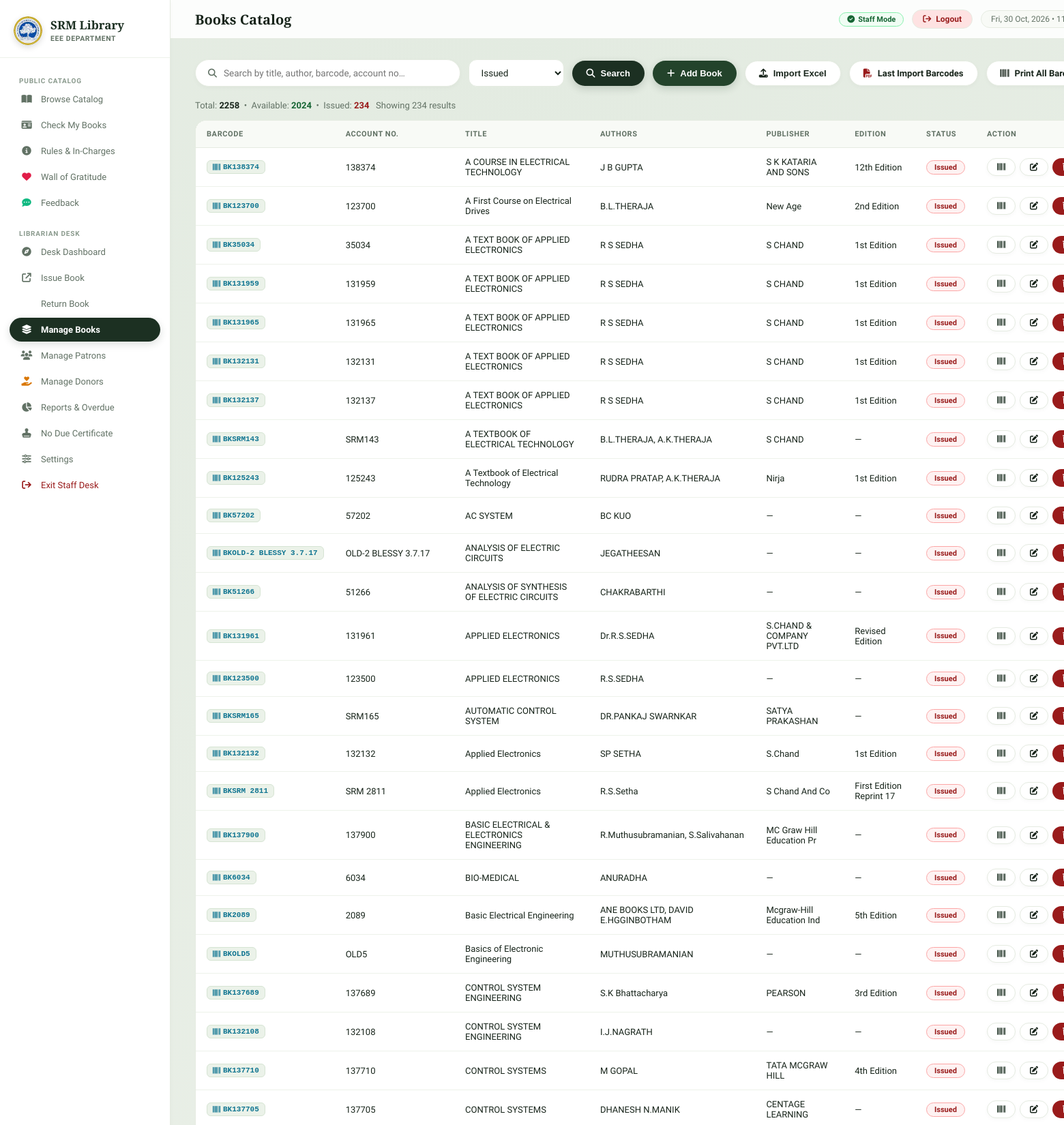
The app's page /books?status=issued (signed in, upper part) with its own data.
### tables this page shows
CREATE TABLE books (
            id INTEGER PRIMARY KEY AUTOINCREMENT,
            barcode TEXT UNIQUE NOT NULL,
            account_number TEXT,
            title TEXT NOT NULL,
            publisher TEXT,
            authors TEXT,
            edition TEXT,
            status TEXT DEFAULT 'available',
            added_date TEXT DEFAULT (datetime('now','localtime'))
        );

### webapp/app.py (the view)
@app.route("/books")
def books_page():
    if not require_staff():
        return redirect(url_for("staff_login", next=request.path))
    q = request.args.get("q", "")
    status = request.args.get("status", "")
    books = search_books(q, status if status else None)
    counts = count_books()
    return render_template("books.html", books=books, counts=counts, q=q, status=status)

### library_app/database.py (called while the page is built)
def get_connection():
    conn = sqlite3.connect(DB_PATH)
    conn.row_factory = sqlite3.Row
    conn.execute("PRAGMA journal_mode=WAL")
    conn.execute("PRAGMA foreign_keys=ON")
    return conn

def get_setting(key, default=None):
    conn = get_connection()
    row = conn.execute("SELECT value FROM settings WHERE key=?", (key,)).fetchone()
    conn.close()
    val = row["value"] if row else None
    if val is not None and str(val).strip():
        return str(val).strip()
    env_key = key.upper()
    env_val = os.environ.get(env_key)
    if env_val is not None and str(env_val).strip():
        return str(env_val).strip()
    return str(val).strip() if (val is not None and str(val).strip()) else default

def get_all_settings():
    conn = get_connection()
    rows = conn.execute("SELECT key, value FROM settings").fetchall()
    conn.close()
    res = {r["key"]: r["value"] for r in rows}
    for k in ["brevo_api_key", "brevo_sender_email", "email_reply_to", "email_user", "email_password", "email_host", "email_port", "email_from", "staff_pin", "library_name"]:
        if not res.get(k) and os.environ.get(k.upper()):
            res[k] = os.environ.get(k.upper())
    return res

def ordinal(n):
    if 11 <= (n % 100) <= 13:
        suffix = 'th'
    else:
        suffix = {1: 'st', 2: 'nd', 3: 'rd'}.get(n % 10, 'th')
    return f"{n}{suffix}"

def _format_book_dict(d):
    if not d:
        return d
    if "edition" in d:
        d["edition"] = normalize_edition(d.get("edition"))
    return d

def count_books():
    conn = get_connection()
    total = conn.execute("SELECT COUNT(*) FROM books").fetchone()[0]
    available = conn.execute("SELECT COUNT(*) FROM books WHERE status='available'").fetchone()[0]
    issued = conn.execute("SELECT COUNT(*) FROM books WHERE status='issued'").fetchone()[0]
    conn.close()
    return {"total": total, "available": available, "issued": issued}

### webapp/app.py (called while the page is built)
def get_lan_ip():
    try:
        s = socket.socket(socket.AF_INET, socket.SOCK_DGRAM)
        s.connect(("8.8.8.8", 80))
        ip = s.getsockname()[0]
        s.close()
        return ip
    except Exception:
        return "127.0.0.1"

def require_staff():
    return session.get("is_staff", False)

### webapp/templates/books.html (shortened to what this page needs)
{% extends "base.html" %}
{% block page_title %}Books Catalog{% endblock %}
{% block content %}
<div class="toolbar">
 <form method="get" style="display:contents;">
 <div class="search-box">
 <i class="fa fa-search"></i>
 <input name="q" value="{{ q }}" placeholder="Search by title, author, barcode, account no…">
 </div>
 <select name="status" class="form-control" style="width:140px;" onchange="this.form.submit()">
 <option value="issued" {% if status=='issued' %}selected{% endif %}>Issued</option>
 </select>
 <button type="submit" class="btn btn-primary"><i class="fa fa-search"></i> Search</button>
 </form>
 <button class="btn btn-success" onclick="openAddBook()"><i class="fa fa-plus"></i> Add Book</button>
 <button class="btn btn-outline" onclick="openImport()"><i class="fa fa-upload"></i> Import Excel</button>
 <a href="/api/download/last_import/books" class="btn btn-outline" title="Download barcodes for the most recently imported Excel batch"><i class="fa fa-file-pdf" style="color:#991B1B;"></i> Last Import Barcodes</a>
 <a href="/books/barcodes" class="btn btn-outline"><i class="fa fa-barcode"></i> Print All Barcodes</a>
</div>
<div style="margin-bottom:14px;font-size:13px;color:var(--muted);">
 Total: <strong style="color:var(--text)">{{ counts.total }}</strong> &nbsp;•&nbsp;
 Available: <strong style="color:var(--success)">{{ counts.available }}</strong> &nbsp;•&nbsp;
 Issued: <strong style="color:var(--danger)">{{ counts.issued }}</strong>
 &nbsp;&nbsp;<span style="color:var(--muted)">Showing {{ books|length }} results</span>
</div>
<div class="table-wrap">
 <table>
 <thead>
 <tr><th>Barcode</th><th>Account No.</th><th>Title</th><th>Authors</th><th>Publisher</th><th>Edition</th><th>Status</th><th>Action</th></tr>
 </thead>
 <tbody>
 {% for book in books %}
 <tr>
 <td>
 <a href="javascript:void(0)" onclick="showBarcodeModal({{ book.id }})" title="View & Print Barcode Label Sticker" style="text-decoration:none;">
 <code style="font-size:11px; color:var(--info); cursor:pointer; display:inline-flex; align-items:center; gap:4px;">
 <i class="fa fa-barcode"></i> {{ book.barcode }}
 </code>
 </a>
 </td>
 <td class="text-muted text-sm">{{ book.account_number or '—' }}</td>
 <td style="max-width:220px; font-weight:500;">
 <a href="javascript:void(0)" onclick="showBarcodeModal({{ book.id }})" style="color:var(--text); text-decoration:none; cursor:pointer;" title="Click to view & print barcode label">
 {{ book.title[:60] }}{% if book.title|length > 60 %}…{% endif %}
 </a>
 </td>
 <td class="text-muted text-sm">{{ (book.authors or '—')[:40] }}</td>
 <td class="text-muted text-sm">{{ (book.publisher or '—')[:25] }}</td>
 <td class="text-muted text-sm">{{ book.edition or '—' }}</td>
 <td>
 {% if book.status == 'available' %}
 <span class="badge badge-success">Available</span>
 {% else %}
 <span class="badge badge-danger">Issued</span>
 {% endif %}
 </td>
 <td style="white-space:nowrap;">
 <div style="display:inline-flex; align-items:center; gap:6px;">
 <button class="btn btn-outline btn-sm" onclick="showBarcodeModal({{ book.id }})" title="View & Print Barcode Label Sticker"><i class="fa fa-barcode" style="color:var(--primary);"></i></button>
 <button class="btn btn-outline btn-sm" onclick="editBook({{ book.id }})" title="Edit Book"><i class="fa fa-edit"></i></button>
 <button class="btn btn-danger btn-sm" onclick="deleteBook({{ book.id }}, '{{ book.title[:30]|e }}')" title="Delete Book"><i class="fa fa-trash"></i></button>
 </div>
 </td>
 </tr>
 {% else %}
 <tr><td colspan="8" style="text-align:center;padding:40px;color:var(--muted)">
 No books found. <a href="/books" style="color:var(--primary)">Clear search</a> or import from Excel.
 </td></tr>
 {% endfor %}
 </tbody>
 </table>
</div>
{% endblock %}

### webapp/templates/base.html (style rules this page uses)
:root { --bg: #F4F6F1; --bg-gradient: radial-gradient(circle at 50% 0%, #E3EBE1 0%, #F4F6F1 65%); --sidebar: #FFFFFF; --card: #FFFFFF; --card2: #F8FAF6; --border: #E5EBE1; --border-subtle: #EDF2EA; --primary: #1C3022; --primary-hover: #122116; --accent: #48634E; --accent-light: #EBF2E9; --accent-text: #26432D; --text: #17241A; --muted: #627265; --muted-light: #8A9A8D; --input-bg: #FFFFFF; --danger: #991B1B; --danger-bg: #FEF2F2; --danger-border: #FCA5A5; --success: #166534; --success-bg: #F0FDF4; --success-border: #86EFAC; --warning: #9A3412; --warning-bg: #FFFBEB; --warning-border: #FDE68A; --info: #0E7490; --info-bg: #ECFEFF; --shadow-sm: 0 2px 6px rgba(23, 36, 26, 0.03); --shadow-md: 0 8px 24px -4px rgba(23, 36, 26, 0.06), 0 2px 6px rgba(23, 36, 26, 0.03); --shadow-lg: 0 16px 36px -6px rgba(23, 36, 26, 0.08); }
* { margin:0; padding:0; box-sizing:border-box; }
body { font-family: 'Plus Jakarta Sans', system-ui, -apple-system, sans-serif; background: var(--bg); background-image: var(--bg-gradient); background-attachment: fixed; color: var(--text); min-height: 100vh; display: flex; -webkit-font-smoothing: antialiased; }
code { background: var(--accent-light); color: var(--accent-text); padding: 3px 8px; border-radius: 6px; font-size: 11.5px; font-family: 'Consolas', monospace; font-weight: 600; border: 1px solid #D6E4D3; }
.btn { display: inline-flex; align-items: center; gap: 8px; padding: 10px 20px; border-radius: 9999px; border: 1px solid transparent; cursor: pointer; font-size: 13px; font-weight: 600; text-decoration: none; transition: all 0.18s ease; }
.btn-primary { background: var(--primary); color: #FFFFFF; box-shadow: 0 4px 12px rgba(28, 48, 34, 0.18); }
.btn-success { background: #23432B; color: #FFFFFF; box-shadow: 0 4px 12px rgba(35, 67, 43, 0.2); }
.btn-danger { background: #991B1B; color: #FFFFFF; }
.btn-outline { background: #FFFFFF; border: 1px solid var(--border); color: var(--text); box-shadow: var(--shadow-sm); }
.btn-sm { padding: 6px 14px; font-size: 12px; }
.table-wrap { overflow-x: auto; border-radius: 16px; border: 1px solid var(--border); background: #FFFFFF; }
table { width: 100%; border-collapse: collapse; }
thead th { background: var(--card2); padding: 13px 16px; text-align: left; font-size: 11px; font-weight: 700; color: var(--muted); text-transform: uppercase; letter-spacing: 0.6px; border-bottom: 1px solid var(--border); }
tbody tr { border-bottom: 1px solid var(--border-subtle); transition: background 0.15s ease; }
tbody td { padding: 13px 16px; font-size: 13px; vertical-align: middle; color: var(--text); }
.form-control { width: 100%; padding: 10px 14px; background: var(--input-bg); border: 1px solid var(--border); border-radius: 12px; color: var(--text); font-size: 13.5px; font-family: inherit; transition: all 0.18s ease; }
.badge { display: inline-flex; align-items: center; gap: 5px; padding: 3px 11px; border-radius: 9999px; font-size: 11px; font-weight: 700; }
.badge-danger { background: var(--danger-bg); color: var(--danger); border: 1px solid var(--danger-border); }
.toolbar { display: flex; gap: 12px; align-items: center; margin-bottom: 20px; flex-wrap: wrap; }
.search-box { flex: 1; min-width: 240px; display: flex; align-items: center; background: #FFFFFF; border: 1px solid var(--border); border-radius: 9999px; padding: 0 18px; box-shadow: var(--shadow-sm); transition: all 0.18s ease; }
.search-box i { color: var(--muted); margin-right: 10px; font-size: 13px; }
.search-box input { flex: 1; background: none; border: none; outline: none; color: var(--text); font-size: 13.5px; padding: 11px 0; font-family: inherit; }

### records on screen
books: barcode "BK138374", account_number "138374", title "A COURSE IN ELECTRICAL TECHNOLOGY", authors "J B GUPTA", publisher "S K KATARIA AND SONS", edition "12th Edition", status "Issued"
books: barcode "BK123700", account_number "123700", title "A First Course on Electrical Drives", authors "B.L.THERAJA", publisher "New Age", edition "2nd Edition", status "Issued"
books: barcode "BK35034", account_number "35034", title "A TEXT BOOK OF APPLIED ELECTRONICS", authors "R S SEDHA", publisher "S CHAND", edition "1st Edition", status "Issued"
books: barcode "BK131959", account_number "131959", title "A TEXT BOOK OF APPLIED ELECTRONICS", authors "R S SEDHA", publisher "S CHAND", edition "1st Edition", status "Issued"
books: barcode "BK131965", account_number "131965", title "A TEXT BOOK OF APPLIED ELECTRONICS", authors "R S SEDHA", publisher "S CHAND", edition "1st Edition", status "Issued"
books: barcode "BK132131", account_number "132131", title "A TEXT BOOK OF APPLIED ELECTRONICS", authors "R S SEDHA", publisher "S CHAND", edition "1st Edition", status "Issued"
books: barcode "BK132137", account_number "132137", title "A TEXT BOOK OF APPLIED ELECTRONICS", authors "R S SEDHA", publisher "S CHAND", edition "1st Edition", status "Issued"
books: barcode "BKSRM143", account_number "SRM143", title "A TEXTBOOK OF ELECTRICAL TECHNOLOGY", authors "B.L.THERAJA, A.K.THERAJA", publisher "S CHAND", edition "—", status "Issued"
books: barcode "BK125243", account_number "125243", title "A Textbook of Electrical Technology", authors "RUDRA PRATAP, A.K.THERAJA", publisher "Nirja", edition "1st Edition", status "Issued"
books: barcode "BK57202", account_number "57202", title "AC SYSTEM", authors "BC KUO", publisher "—", edition "—", status "Issued"
books: barcode "BKOLD-2 BLESSY 3.7.17", account_number "OLD-2 BLESSY 3.7.17", title "ANALYSIS OF ELECTRIC CIRCUITS", authors "JEGATHEESAN", publisher "—", edition "—", status "Issued"
books: barcode "BK51266", account_number "51266", title "ANALYSIS OF SYNTHESIS OF ELECTRIC CIRCUITS", authors "CHAKRABARTHI", publisher "—", edition "—", status "Issued"
books: barcode "BK131961", account_number "131961", title "APPLIED ELECTRONICS", authors "Dr.R.S.SEDHA", publisher "S.CHAND & COMPANY PVT.LTD", edition "Revised Edition", status "Issued"
books: barcode "BK123500", account_number "123500", title "APPLIED ELECTRONICS", authors "R.S.SEDHA", publisher "—", edition "—", status "Issued"
books: barcode "BKSRM165", account_number "SRM165", title "AUTOMATIC CONTROL SYSTEM", authors "DR.PANKAJ SWARNKAR", publisher "SATYA PRAKASHAN", edition "—", status "Issued"
books: barcode "BK132132", account_number "132132", title "Applied Electronics", authors "SP SETHA", publisher "S.Chand", edition "1st Edition", status "Issued"
books: barcode "BKSRM 2811", account_number "SRM 2811", title "Applied Electronics", authors "R.S.Setha", publisher "S Chand And Co", edition "First Edition Reprint 17", status "Issued"
books: barcode "BK137900", account_number "137900", title "BASIC ELECTRICAL & ELECTRONICS ENGINEERING", authors "R.Muthusubramanian, S.Salivahanan", publisher "MC Graw Hill Education Pr", edition "—", status "Issued"
books: barcode "BK6034", account_number "6034", title "BIO-MEDICAL", authors "ANURADHA", publisher "—", edition "—", status "Issued"
books: barcode "BK2089", account_number "2089", title "Basic Electrical Engineering", authors "ANE BOOKS LTD, DAVID E.HGGINBOTHAM", publisher "Mcgraw-Hill Education Ind", edition "5th Edition", status "Issued"
books: barcode "BKOLD5", account_number "OLD5", title "Basics of Electronic Engineering", authors "MUTHUSUBRAMANIAN", publisher "—", edition "—", status "Issued"
books: barcode "BK137689", account_number "137689", title "CONTROL SYSTEM ENGINEERING", authors "S.K Bhattacharya", publisher "PEARSON", edition "3rd Edition", status "Issued"
books: barcode "BK132108", account_number "132108", title "CONTROL SYSTEM ENGINEERING", authors "I.J.NAGRATH", publisher "—", edition "—", status "Issued"
books: barcode "BK137710", account_number "137710", title "CONTROL SYSTEMS", authors "M GOPAL", publisher "TATA MCGRAW HILL", edition "4th Edition", status "Issued"
books: barcode "BK137705", account_number "137705", title "CONTROL SYSTEMS", authors "DHANESH N.MANIK", publisher "CENTAGE LEARNING", edition "—", status "Issued"

### other values on screen
{{ counts.total }} "2258"
{{ counts.available }} "2024"
{{ counts.issued }} "234"
{{ books|length }} "234"
